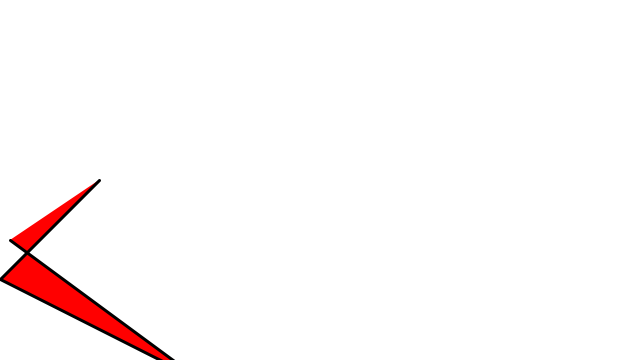
Frame 1 (no input)
Frame 60 (the mouse pressed at the canvas centre just before this capture): identical to frame 1, image omitted
Frame 120 (the mouse held since frame 60 and released just before this capture): identical to frame 1, image omitted

The Processing sketch that drew this single still picture (run headless with seeded random() and noise(); from frame 60 on, the mouse is pressed at the canvas centre):

// Processing sketch: Shapes
// ── Shapes.pde
PShape rand;
void setup()
{
  size(640,360);
  rand = createShape();
  rand.beginShape();
  rand.stroke(0);
  rand.strokeWeight(3);
  rand.fill(255,0,0);
  rand.vertex(99,0);
  rand.vertex(0,99);
  rand.vertex(200,200);
  rand.vertex(10,60);
  rand.endShape();
}
float x=0;
float y=180;
void draw()
{
  background(255);
  
  shape(rand,x,y);
}
